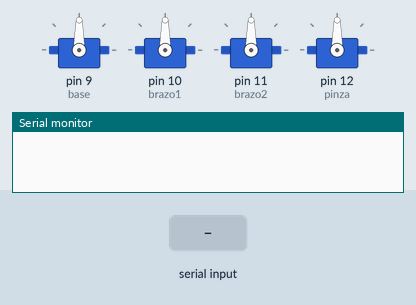
Simulated run of this sketch. Board: Arduino Uno, built with avr-gcc and run on an emulated ATmega328P. Shown: 4 × servo, the last lines printed to the serial monitor. The test bench sets the inputs (shaded band).

Above: at 1.2 s.
1.3 s: "A" received over the second serial link
At 2.4 s:
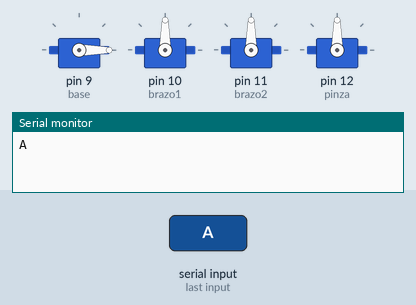
2.8 s: "B" received over the second serial link
At 3.6 s:
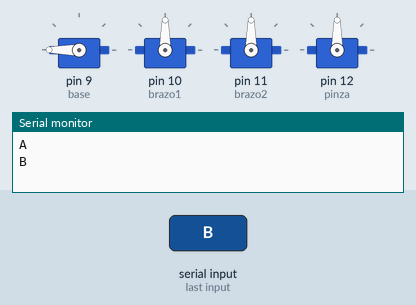
4.3 s: "C" received over the second serial link
At 4.7 s:
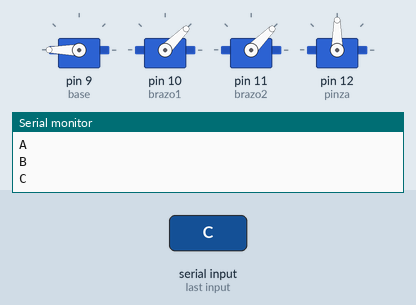
5.8 s: "D" received over the second serial link
At 7.0 s:
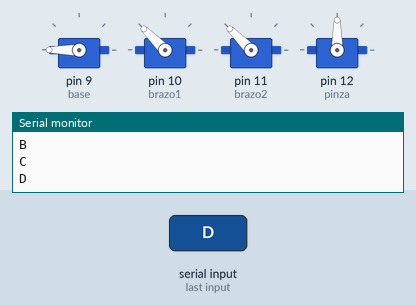
7.3 s: "E" received over the second serial link
At 8.2 s:
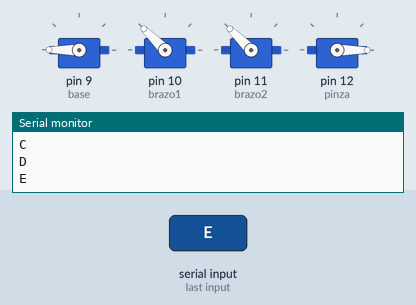
8.8 s: "F" received over the second serial link
At 9.3 s:
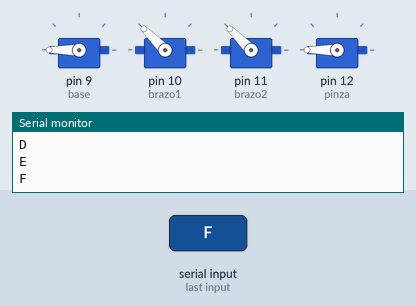
Timing chart, 0 to 11.3 s (numbered marks = the images above; inputs shaded):
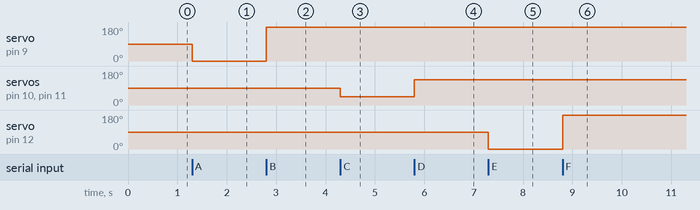

Measured:
- after the input at 1.3 s, servo on pin 9 (base): 90° → 0° at once
- after the input at 2.8 s, servo on pin 9 (base): 0° → 180° at once
- after the input at 4.3 s, servo on pin 10 (brazo1), servo on pin 11 (brazo2): 90° → 45° at once
- after the input at 5.8 s, servo on pin 10 (brazo1), servo on pin 11 (brazo2): 45° → 135° at once
- after the input at 7.3 s, servo on pin 12 (pinza): 90° → 0° at once
- after the input at 8.8 s, servo on pin 12 (pinza): 0° → 180° at once

The sketch:

brazobluetooth.ino
```cpp
#include <Servo.h>
#include <SoftwareSerial.h>

SoftwareSerial mySerial(2, 3); // RX en pin 2, TX en pin 3

Servo base, brazo1, brazo2, pinza;

char Dato = 'X';

void setup() {
  base.attach(9);    // Servo de la base
  brazo1.attach(10);  // Primer servo del brazo
  brazo2.attach(11);  // Segundo servo del brazo
  pinza.attach(12);   // Servo de la pinza

  base.write(90);   // Base en posición central
  brazo1.write(90); // Brazo1 en posición inicial
  brazo2.write(90); // Brazo2 en posición inicial
  pinza.write(90);  // Pinza cerrada a medio camino

  mySerial.begin(9600);
  Serial.begin(9600);
}

void loop() {
  if (mySerial.available() > 0) {
    Dato = mySerial.read();
    Serial.println(Dato);

    if (Dato == 'A') { // Girar la base hacia un lado
      base.write(0);
    }
    if (Dato == 'B') { // Girar la base hacia el otro lado
      base.write(180);
    }

    if (Dato == 'C') { // Subir brazo
      brazo1.write(45);
      brazo2.write(45);
    }
    if (Dato == 'D') { // Bajar brazo
      brazo1.write(135);
      brazo2.write(135);
    }

    // Control de la pinza
    if (Dato == 'E') { // Abrir pinza
      pinza.write(0);
    }
    if (Dato == 'F') { // Cerrar pinza
      pinza.write(180);
    }

    delay(100);
  }
}
```
